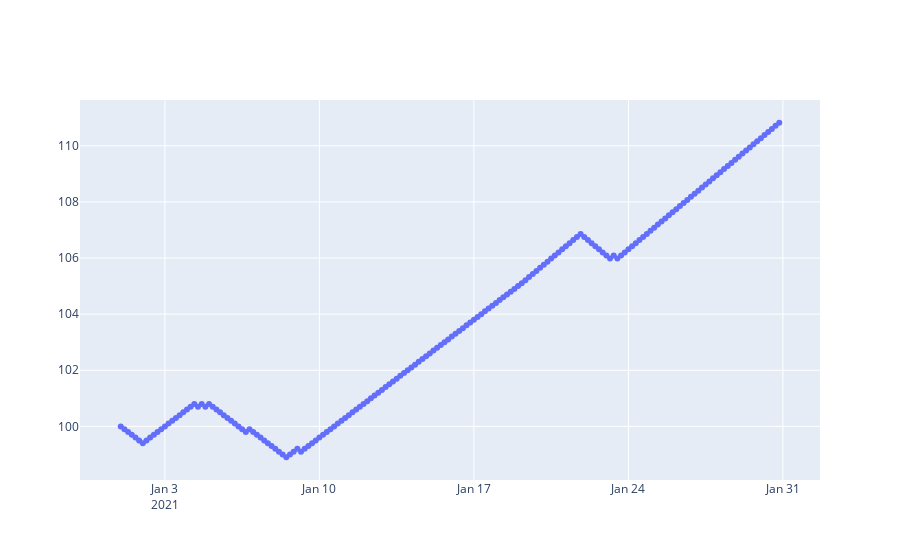

Notebook source saved alongside this figure:
### Code cell
class Backtest:
    def __init__(self, model, deposit):
        # self.model = lambda: randint(0,1)
        self.model = model
        self.config = config
        self.dataloader = self.get_dataloader()

        self.imr_stop = [
            [75, 5e3],
            [50, 1e4],
            [40, 5e4],
            [25, 25e4],
            [10, 1e6],
            [5, 5e6],
            [4, 1e7],
            [3, 2e7],
            [2, 3e7],
            [1, np.Inf],
        ]

        self.deposit = deposit
        self.imr_idx = 0
        self.imr = self.imr_stop[self.imr_idx][0]
        self.margin = self.deposit * self.imr
        self.trashhold = 0
        self.stop_loss_coef = -10

        self.history = {"order": [], "date": []}

    def get_dataloader(self):
        self.data_date, self.data_close_price, self.data = load_data(
            config, data_range=-60 * 24 * 30 * 3
        )
        strides, last_new_price = backtest_prepare_data(
            self.data_close_price, self.config.window_size
        )
        dataset_bt = BacktestDataset(strides, last_new_price, self.data_date)
        bt_dataloader = DataLoader(
            dataset_bt, batch_size=1, shuffle=False, num_workers=6
        )
        return bt_dataloader

    def pnl_roe(self, type_order, entry_price, exit_price):
        assert type_order in [-1, 1], "order type must be in [-1, 1]"
        pnl = (
            type_order
            * (exit_price - entry_price)
            * (self.margin / entry_price)
        )
        roe = pnl / self.deposit * 100
        return round(pnl, 2), round(roe, 2)

    def calc_stop_loss(self, entry):
        stop_loss = (
            self.stop_loss_coef
            / 100
            * self.deposit
            / (self.deposit * self.imr / entry)
            + entry
        )
        return round(stop_loss, 2)

    def update_margin(self, pnl, roe):
        self.deposit += pnl
        if self.deposit * self.imr > self.imr_stop[self.imr_idx][1]:
            self.imr_idx += 1
        self.imr = self.imr_stop[self.imr_idx][0]
        self.margin = self.deposit * self.imr

    def test_model_strategy(self, plot=False):
        his = []
        for idx, (window, prices, date1) in enumerate(self.dataloader):
            date1 = date1[0]
            self.history["order"].append(self.deposit)
            self.history["date"].append(date1)

            entry_price, exit_price = map(int, prices[0])
            out_model = self.model.forward(window).detach().cpu()

            # неуверенность модели
            if float(max(out_model[0])) < self.trashhold:
                continue
            else:
                forecast = int(torch.argmax(out_model))
            # forecast = self.model()

            date2 = self.data_date[self.data_date.index(date1) + 1]
            tmp_prices = self.data.loc[date1:date2]["close"].to_list()

            # buy
            if forecast == 0:
                self.margin = self.margin / 100 * (1 - 12e-5)
                stop_loss = self.calc_stop_loss(entry_price)
                triggering_sl = [x for x in tmp_prices if x <= stop_loss]
                exit_price = exit_price if triggering_sl is [] else stop_loss
                pnl, roe = self.pnl_roe(1, entry_price, exit_price)
                self.update_margin(pnl, roe)

            # sell
            if forecast == 1:
                self.margin = self.margin / 100 * (1 - 12e-5)
                stop_loss = self.calc_stop_loss(entry_price)
                triggering_sl = [x for x in tmp_prices if x >= stop_loss]
                exit_price = exit_price if triggering_sl is [] else stop_loss
                pnl, roe = self.pnl_roe(-1, entry_price, exit_price)
                self.update_margin(pnl, roe)

            # break of margin call
            if self.deposit <= 0:
                self.history["order"].append(0)
                self.history["date"].append(date1)
                break
            if self.deposit > 1000000:
                self.history["order"].append(1000000)
                self.history["date"].append(date1)
                break

            his.append(
                [self.deposit, entry_price, exit_price, stop_loss, pnl, roe]
            )

        if plot:
            fig = go.Figure(
                [
                    go.Scatter(
                        x=self.history["date"],
                        y=self.history["order"],
                        mode="lines+markers",
                    )
                ]
            )
            fig.show()

        return his


backtest = Backtest(model, deposit=100)
history = backtest.test_model_strategy(plot=True)

### Figure 1 — Plotly figure (JSON) as saved in the notebook; plotly's stock layout.template omitted (floating-point values rounded to 4 significant figures; data arrays with more than 128 entries replaced by an {"elided": "..."} marker saying what was removed)
{"data": [{"mode": "lines+markers", "type": "scatter", "x": {"elided": "180 str values"}, "y": {"elided": "180 float values"}}], "layout": {}}
